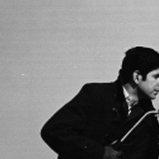
%> input picture DIP/Solutions/SERIAL dip/im1.jpg, 159 x 159 px
$ octave adding_img.m   (GNU Octave 9; MATLAB toolbox functions it lacks are replaced by stand-ins)
%> lines starting %> are read from the running program, lines starting %| are printed output that depends on the picture
clear all;
x1=imread('im1.jpg');
%> x1 is the input picture: size 159x159 uint8; min 0, max 234, mean 120
x2=imread('im2.jpg');
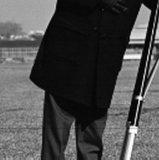
%> input picture DIP/Solutions/SERIAL dip/im2.jpg, 159 x 160 px
%> x2 is the input picture: size 160x159 uint8; min 0, max 255, mean 75
x3=imread('im3.jpg');
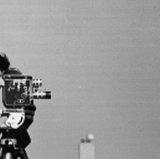
%> input picture DIP/Solutions/SERIAL dip/im3.jpg, 160 x 159 px
%> x3 is the input picture: size 159x160 uint8; min 0, max 255, mean 153.6
x4=imread('im4.jpg');
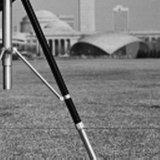
%> input picture DIP/Solutions/SERIAL dip/im4.jpg, 160 x 160 px
%> x4 is the input picture: size 160x160 uint8; min 0, max 250, mean 125.1
r=size(x1,1)
%> r = 159
c=size(x1,2)
%> c = 159
for i= 1:r
    for j=1:c
        a(i,j)=x1(i,j);
    end
end
for i= 1:r
    for j=1:c
        a(i,j+c)=x3(i,j);
    end
end
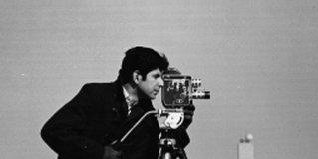
%> a: size 159x318 uint8; min 0, max 255, mean 136.8
for i= 1:r
    for j=1:c
        a(i+r,j)=x2(i,j);
    end
end
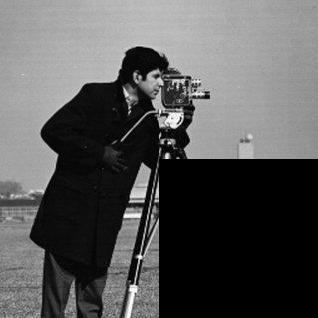
%> a: size 318x318 uint8; min 0, max 255, mean 87.1
for i= 1:r
    for j=1:c
        a(i+r,j+c)=x4(i,j);
    end
end
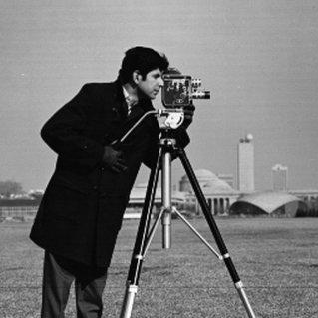
%> a: size 318x318 uint8; min 0, max 255, mean 118.4
imshow(a);
